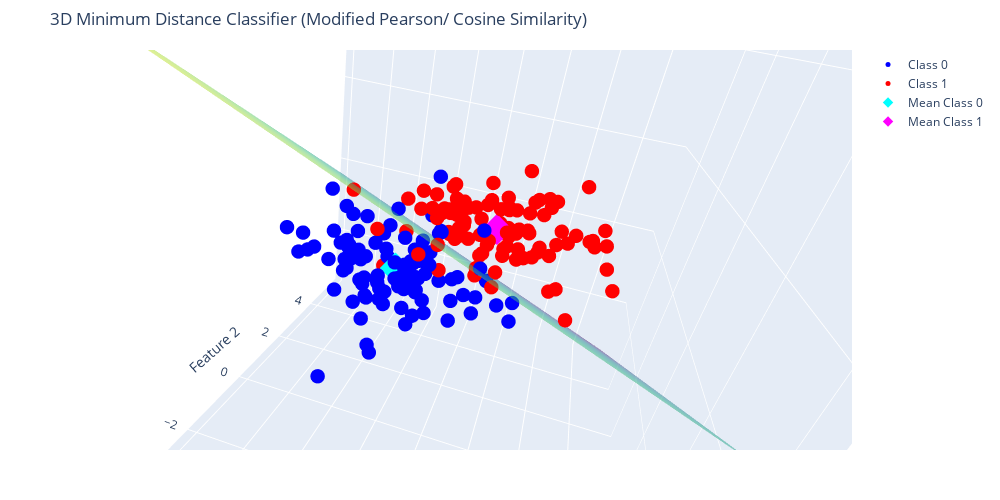

Notebook code for this chart:
### Markdown cell above
## Plot the minimum distance classifier decision boundary

### Code cell
# To plot this hyperplane as a surface, solve for z in terms of x and y.
# That is, if d = [d_x, d_y, d_z], then:
#   d_x*(x - center_x) + d_y*(y - center_y) + d_z*(z - center_z) = 0.
# If d_z is not zero, solve:
#   z = center_z - (d_x*(x - center_x) + d_y*(y - center_y)) / d_z

x_vals = np.linspace(X[:, 0].min()-1, X[:, 0].max()+1, 15)
y_vals = np.linspace(X[:, 1].min()-1, X[:, 1].max()+1, 15)
xx, yy = np.meshgrid(x_vals, y_vals)

if abs(d[2]) > 1e-6:
    zz = center[2] - (d[0]*(xx - center[0]) + d[1]*(yy - center[1])) / d[2]
else:
    zz = np.full_like(xx, center[2])

# Create scatter traces for the two classes
scatter_class0 = go.Scatter3d(
    x=X[y == 0, 0],
    y=X[y == 0, 1],
    z=X[y == 0, 2],
    mode='markers',
    marker=dict(size=5, color='blue'),
    name='Class 0'
)

scatter_class1 = go.Scatter3d(
    x=X[y == 1, 0],
    y=X[y == 1, 1],
    z=X[y == 1, 2],
    mode='markers',
    marker=dict(size=5, color='red'),
    name='Class 1'
)

# Optionally, plot the class means for reference
mean0_trace = go.Scatter3d(
    x=[mean0[0]],
    y=[mean0[1]],
    z=[mean0[2]],
    mode='markers',
    marker=dict(size=8, color='cyan', symbol='diamond'),
    name='Mean Class 0'
)
mean1_trace = go.Scatter3d(
    x=[mean1[0]],
    y=[mean1[1]],
    z=[mean1[2]],
    mode='markers',
    marker=dict(size=8, color='magenta', symbol='diamond'),
    name='Mean Class 1'
)

# Plot the decision boundary as a surface
plane = go.Surface(
    x=xx,
    y=yy,
    z=zz,
    colorscale='Viridis',
    opacity=0.5,
    name='Decision Boundary',
    showscale=False  # This disables the colorbar
)

#Improve initial camera angle
# Define spherical coordinates for the camera
# mpl_toolkits.mplot3d default view typically uses:
#   elev = 30° and azim = -60°
r = 2.5  # distance of the camera from the center (you can adjust this)
elev = math.radians(30)
azim = math.radians(-60)
# Convert spherical to Cartesian coordinates
eye_x = r * math.cos(elev) * math.cos(azim)
eye_y = r * math.cos(elev) * math.sin(azim)
eye_z = r * math.sin(elev)

# Combine all traces into one figure
fig = go.Figure(data=[scatter_class0, scatter_class1, plane, mean0_trace, mean1_trace])
fig.update_layout(
    title='3D Minimum Distance Classifier (Modified Pearson/ Cosine Similarity)',
    scene_camera=dict(
        eye=dict(x=eye_x, y=eye_y, z=eye_z)
    ),
    scene=dict(
        xaxis_title='Feature 1',
        yaxis_title='Feature 2',
        zaxis_title='Feature 3',
        aspectmode='cube'  # Forces equal scaling on all axes
    ),
    width=1000,
    height=500,
    margin=dict(l=50, r=50, t=50, b=50)
)

fig.show()

### Figure 1 — Plotly figure (JSON) as saved in the notebook; plotly's stock layout.template omitted (floating-point values rounded to 4 significant figures; data arrays with more than 128 entries replaced by an {"elided": "..."} marker saying what was removed)
{"data": [{"marker": {"color": "blue", "size": 5}, "mode": "markers", "name": "Class 0", "type": "scatter3d", "x": [-0.5444, -1.058, -1.402, -0.1924, -0.5623, 0.1991, 0.8658, -0.5035, -0.1156, 1.523, -0.2526, 0.2165, 0.1865, -0.4792, 0.242, 0.1969, 1.307, 0.281, -0.7728, -0.8158, -0.908, -1.32, 0.2141, 0.05821, -0.2346, 2.144, -1.515, 0.3757, 0.357, 1.579, -0.2258, -0.7153, 0.5426, -0.493, 0.3853, -0.3853, -0.3851, 1.031, -0.7198, -1.062, -1.952, 0.3288, -0.3277, 0.4825, -0.4749, 0.4128, 0.4438, 0.2089, 0.6257, -0.4842, -0.3092, 0.405, -0.7925, 2.122, 0.3571, -1.196, 0.2599, 0.2961, -0.05953, 0.5138, 0.2323, 0.5709, -0.6451, 0.6566, 0.2767, 0.3436, 1.441, 0.6863, -0.03583, -0.3427, 1.866, 1.159, 0.4732, -0.2454, 0.4967, 0.791, -1.169, -0.8085, 0.2505, 0.09708, 0.01023, 0.6514, 0.2576, 0.3073, 1.454, 1.55, -1.43, -0.07201, -0.02651, 0.08187, -0.6017, -1.378, 0.09176, -0.9905, 0.8219, 0.4041, 1.586, 1.089, 0.5608, 0.8135], "y": [0.1109, 0.8225, 0.5869, 0.3015, -1.013, -0.6002, -1.2, -1.551, -0.3011, -0.2342, -1.248, 0.04557, -0.6618, -0.1857, -1.913, 0.7385, -1.607, -0.6227, -0.2368, -0.0771, -1.412, 0.5219, -1.246, -1.143, -1.415, 0.6339, -0.4465, -0.6006, -0.6929, 0.7674, 0.06753, 0.6796, -0.4634, -0.5894, -0.8839, 0.1135, -0.6769, 0.9313, -0.4606, 0.4736, -0.1518, -0.5298, -0.3921, -0.2235, -0.6533, 0.8221, 0.7746, -1.96, -0.8572, 1.267, 0.3313, -1.261, -0.1147, 1.032, 1.478, 0.8125, 0.7818, 0.2611, -3.241, 0.515, 0.2931, 1.136, 0.3614, -0.9747, 0.8272, -1.763, -1.436, -1.613, 1.565, -0.8023, 0.4738, -0.8207, -0.07283, -0.7537, -0.1383, -0.9094, 1.143, -0.5018, 0.3464, 0.9686, -0.9815, -0.3153, -0.07445, 0.8129, -0.2647, -0.7833, -0.44, 1.004, 0.06023, 2.315, 1.852, -0.9378, -1.988, -0.5663, 0.08705, 1.886, -1.238, 0.06428, 1.083, -1.231], "z": [-1.151, -1.221, 2.19, -0.03471, 0.3142, 0.0698, -0.3345, 0.06856, -1.479, -0.2341, 1.632, -0.6516, 0.8524, -1.106, -1.725, 0.1714, 0.1846, -0.2081, -0.4854, 0.3412, 1.466, 0.297, 0.1732, 0.3578, -0.4206, -2.025, 0.8564, -0.2917, 0.8996, -0.4695, -1.425, -0.7304, -0.4657, 0.8496, 0.1537, 0.6621, 0.6117, -0.8392, 1.057, -0.9194, 0.5883, 0.5133, -1.464, 0.714, 1.765, 1.897, -0.9269, -1.328, -1.071, -0.7077, 0.9755, 0.9179, 0.505, -1.519, -0.5183, 1.356, -1.237, 0.005113, -1.024, 3.853, -0.7144, 0.954, 1.538, 0.7871, 0.013, 0.3241, 1.163, -0.4719, -2.62, -0.1613, -1.191, 0.9634, -0.8468, -0.8895, 0.6477, 1.403, 0.7519, 0.9154, -0.68, -0.7021, 0.4621, 0.759, -1.919, 0.6296, 2.72, -0.3221, 0.1307, 0.3616, 2.463, -1.867, -0.0135, 0.515, -0.2197, 0.09965, -0.299, 0.1746, 2.133, -1.078, 1.054, 0.2275]}, {"marker": {"color": "red", "size": 5}, "mode": "markers", "name": "Class 1", "type": "scatter3d", "x": [0.3021, 0.7409, 3.575, 1.393, 2.039, 1.811, 2.975, 0.8534, 0.494, 1.732, 3.145, 1.281, 2.251, 1.022, 1.518, -0.2034, 0.1955, 2.644, 1.77, 0.896, 1.832, 0.8374, 0.636, 2.336, 0.7327, 2.778, 1.577, 2.019, 0.6244, 0.3754, 1.894, 3.409, 2.951, 1.115, 2.472, 0.5601, 0.5351, 0.5924, 0.6016, 3.331, 0.8482, 2.133, 0.8494, 0.6745, 0.727, 1.231, 2.325, 2.11, 0.8228, 1.372, 1.703, 1.481, 0.9363, 0.4919, -0.3049, 2.123, 1.279, 1.505, 0.9695, 1.724, 2.095, 2.701, 0.9006, 1.748, 2.942, 1.088, -0.2587, 0.7816, 1.574, -0.8019, 1.736, 2.004, 2.292, -0.1615, 0.671, 1.76, 1.437, 2.668, 1.62, 1.902, 1.521, 3.69, 1.211, -0.2131, 2.538, 2.33, 1.488, 2.077, 3.561, 1.616, 1.824, 0.5212, 2.738, 1.298, 1.467, 2.382, 1.745, 0.8003, 3.376, 2.001], "y": [3.465, 1.65, 2.371, 0.4648, 0.4628, 4.579, 2.358, 0.4185, 0.2858, 0.05192, 1.251, 2.329, -0.1694, 1.979, 3.176, 1.444, 2.17, 1.838, 1.45, 1.587, 0.7515, 2.071, 1.549, 0.3703, 2.372, 0.9084, 0.6387, 3.033, 0.1172, -0.03411, 1.079, 0.1014, 2.459, 2.506, 2.145, 0.9861, 2.186, 0.9232, 1.992, 2.679, 1.547, 3.771, 1.013, 1.179, 1.525, 2.218, 2.314, 1.479, 2.475, 0.5445, 0.7436, 0.4975, 0.6778, -0.3708, -0.1275, 0.4324, 2.114, 1.547, 0.9242, 1.513, 0.6818, 1.092, -0.6239, 1.041, -0.9716, 1.012, 0.3167, 1.287, 3.129, -0.01519, 2.271, 0.9697, 2.124, 1.434, 0.9398, 0.5957, 2.455, 1.754, 2.014, 2.19, 2.182, 0.6917, 1.823, 2.854, 0.99, 0.6439, 0.6027, 1.297, 3.255, 2.679, 1.37, 1.056, -0.09443, 1.282, -0.5674, 1.492, 0.9931, 1.714, 2.45, 0.5224], "z": [1.535, 1.842, 1.174, 0.9464, 1.31, 2.62, 1.34, 3.187, 2.658, 0.09254, 2.077, -0.7111, 2.043, 1.834, 1.827, 1.884, 1.867, 1.085, 1.261, 1.344, 3.051, 0.7367, 0.669, 2.03, 1.683, 2.047, 3.023, 1.391, 2.426, 2.778, 1.79, 2.063, 3.653, 0.9231, 2.869, 0.4408, 2.558, 2.255, 0.1798, 1.031, 0.6396, 1.682, 0.9076, 1.913, 1.998, 3.002, 2.805, 1.617, 1.353, -0.1064, 0.07775, 1.481, 1.744, 1.148, 1.548, 1.358, 2.258, 1.05, 1.225, 1.598, 3.592, -0.5381, 0.9742, 0.6502, 0.7031, 1.067, -0.5392, 1.811, 0.1199, 2.867, 0.02141, 0.7071, 2.128, 0.289, 2.247, 2.139, 0.5143, 1.838, 2.212, 1.099, 1.19, 0.6603, 0.6728, 1.385, 1.23, 1.572, 1.576, 1.871, 1.251, 1.568, 1.597, 1.877, 0.9006, 2.599, 1.411, 2.98, 1.029, 1.388, 0.9231, 1.599]}, {"colorscale": [[0, "#440154"], [0.1111, "#482878"], [0.2222, "#3e4989"], [0.3333, "#31688e"], [0.4444, "#26828e"], [0.5556, "#1f9e89"], [0.6667, "#35b779"], [0.7778, "#6ece58"], [0.8889, "#b5de2b"], [1, "#fde725"]], "name": "Decision Boundary", "opacity": 0.5, "showscale": false, "type": "surface", "x": {"elided": "15x15 float values"}, "y": {"elided": "15x15 float values"}, "z": {"elided": "15x15 float values"}}, {"marker": {"color": "cyan", "size": 8, "symbol": "diamond"}, "mode": "markers", "name": "Mean Class 0", "type": "scatter3d", "x": [0.09177], "y": [-0.1832], "z": [0.07482]}, {"marker": {"color": "magenta", "size": 8, "symbol": "diamond"}, "mode": "markers", "name": "Mean Class 1", "type": "scatter3d", "x": [1.533], "y": [1.389], "z": [1.513]}], "layout": {"dragmode": "zoom", "height": 500, "margin": {"b": 50, "l": 50, "r": 50, "t": 50}, "scene": {"aspectmode": "cube", "aspectratio": {"x": 1, "y": 1, "z": 1}, "camera": {"center": {"x": -1.11e-16, "y": -1.11e-16, "z": 0}, "eye": {"x": 0.1627, "y": -0.9177, "z": 0.4825}, "projection": {"type": "perspective"}, "up": {"x": -0.2461, "y": 0.4164, "z": 0.8752}}, "dragmode": "orbit", "xaxis": {"title": {"text": "Feature 1"}, "type": "linear"}, "yaxis": {"title": {"text": "Feature 2"}, "type": "linear"}, "zaxis": {"title": {"text": "Feature 3"}, "type": "linear"}}, "title": {"text": "3D Minimum Distance Classifier (Modified Pearson/ Cosine Similarity)"}, "width": 1000}}
